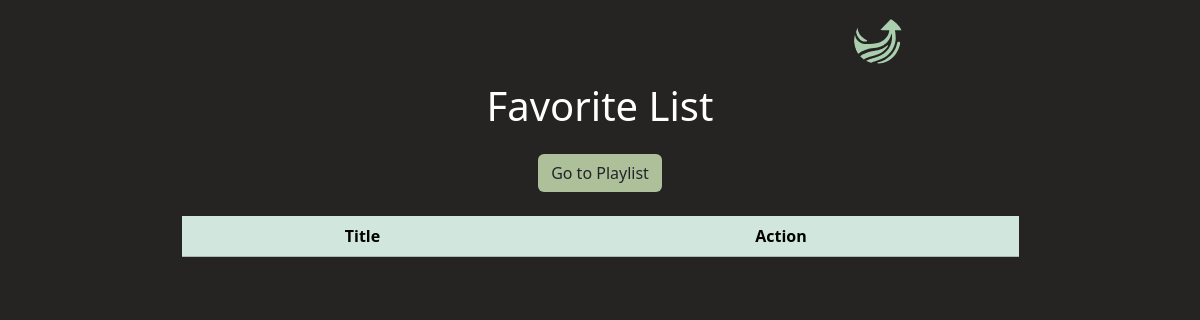
Before: /api/deTextByEar/favorites/ (signed in) with the older database file.
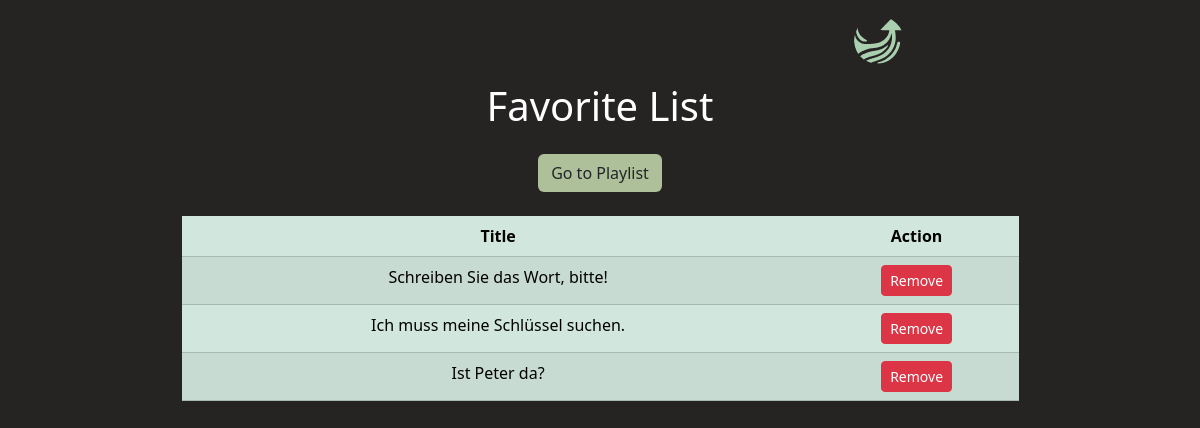
After: the same page with the newer database file.
### deTextByEar/models.py (models this page shows, shortened)
class UserSaveDeTextByEar(models.Model):
    user = models.ForeignKey(User, on_delete=models.CASCADE)
    detext_by_ear = models.ForeignKey(DeTextByEar, on_delete=models.CASCADE)

class DeTextByEar(models.Model):
    title = models.CharField(max_length=255)
    text = models.TextField()
    translation_text = models.TextField()
    audio = models.FileField(upload_to=audio_file_name)
    level = models.CharField(max_length=6, default='A2-B1')

### deTextByEar/views.py (the view)
# urls.py: path('favorites/', favorite_list, name='favorites'),
@login_required
def favorite_list(request):
    favorites = UserSaveDeTextByEar.objects.filter(user=request.user)
    return render(request, 'deTextByEar/favorite_list.html', {'favorites': favorites})

### deTextByEar/templates/deTextByEar/favorite_list.html
{% extends 'index.html' %}
    {% load static %}
{% block content %}
<link rel="stylesheet" href="{% static 'css/styles_project.css' %}">
    <h1 class="mb-4">Favorite List</h1>
    <a href="{% url 'random_word_from_favorites' %}" class="btn color__light__green" >Go to Playlist</a>
<br>
<br>
    <div class="table-responsive">
        <table class="table table-striped table-success">
            <thead>
                <tr>
                    <th>Title</th>
                    <th>Action</th>
                </tr>
            </thead>
            <tbody>
                {% for favorite in favorites %}
                <tr>
                    <td>{{ favorite.detext_by_ear.title }}</td>
                    <td><a href="{% url 'remove_from_favorites' favorite.id %}" class="btn btn-danger btn-sm">Remove</a></td>
                </tr>
                {% endfor %}
            </tbody>
        </table>
    </div>
{% endblock %}

Changed rows visible on the page:
added UserSaveDeTextByEar: detext_by_ear "Schreiben Sie das Wort, bitte!"
added UserSaveDeTextByEar: detext_by_ear "Ich muss meine Schlüssel suchen."
added UserSaveDeTextByEar: detext_by_ear "Ist Peter da?"
